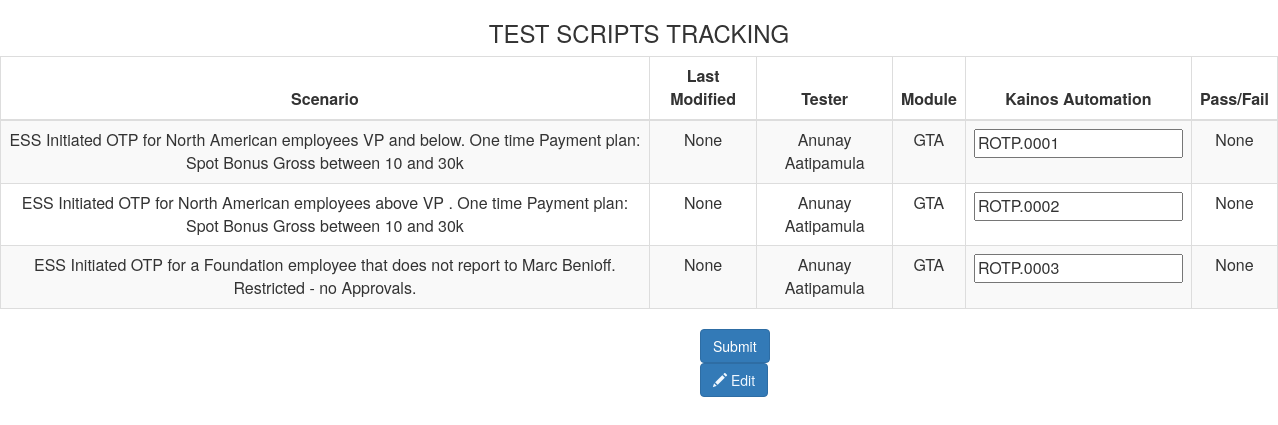
/browse/GTA/, run on the app's committed database.
### test_cases/models.py (models this page shows, shortened)
class Tracker(models.Model):
    choices =(
    ("Pass","Pass"),("Fail","Fail")
    )
    name = models.CharField('Name',max_length=100,null=True)
    email = models.CharField('Email',max_length=100,null=True)
    module = models.CharField('Module',max_length=100,null=True)
    scenario = models.CharField('Scenario',max_length = 1000,null=True)
    kainos_id = models.CharField("Kainos Automated TC ID",max_length = 200,null=True)
    last_modified = models.DateTimeField('Last Modified',null=True)
    result = models.CharField('Result',choices = choices,max_length=10,null=True)
    session_id = models.ForeignKey(Session,on_delete=models.CASCADE)

### test_cases/views.py (the view)
# urls.py: path('browse/<str:module>/', views.module, name='module'),
def module(request,module):
    if(request.method=="GET"):
        records = Tracker.objects.filter(module=module)
        return render(request,'test_cases/module.html',{'records':records,'module':module})

### test_cases/templates/test_cases/module.html (shortened to what this page needs)
<html>
    <head>
          <link rel="stylesheet" href="https://maxcdn.bootstrapcdn.com/bootstrap/3.3.7/css/bootstrap.min.css">
    </head>
    <body>
<div class="card">
    <h3 class="card-header text-center font-weight-bold text-uppercase py-4">Test Scripts Tracking</h3>
    <div class="card-body">
      <div id="table" class="table-editable">
          <tbody>
            <table class="table table-bordered table-responsive-md table-striped text-center sortable" id="table" >
                    <thead>
                      <tr>
                        <th class="text-center">Scenario</th>
                        <th class="text-center">Last Modified</th>
                        <th class="text-center">Tester</th>
                        <th class="text-center">Module</th>
                        <th class="text-center">Kainos Automation</th>
                        <th class="text-center">Pass/Fail</th>
                      </tr>
                    </thead>
                {% for row in records%}
                <tr id="row">
                  <td class="pt-3-half" contenteditable="false" id="scenario{{ forloop.counter }}">{{row.scenario}}</td>
                    <td class="pt-3-half" contenteditable="false" id="last_modified{{ forloop.counter }}">{{row.last_modified}}</td>
                    <td class="pt-3-half" contenteditable="false" id="name{{ forloop.counter }}">{{row.name}}</td>
                    <td class="pt-3-half" contenteditable="false" id="last_modified{{ forloop.counter }}">{{row.module}}</td>
                    <td class="pt-3-half" contenteditable="true" id="kainos_id{{ forloop.counter }}"><input type="text" name="kainos_id{{forloop.counter}}" value="{{row.kainos_id}}" readonly></td>
                    <td class="pt-3-half" contenteditable="false" id="last_modified{{ forloop.counter }}">{{row.result}}</td>
                  </tr>
                  {% endfor %}
                </tbody>
                    <div class="form-group" style="align-self: center;margin-left: 700px;">
                        <button class="btn btn-primary" type="submit" value="Upload" id="submit">Submit</button>
                        <button type="button" style="margin-right: 500px;" class="btn btn-primary">
                          <a href="{% url 'myapp:edit' module %}" style="color: aliceblue;"><span class="glyphicon glyphicon-pencil"></span> Edit </a>
                        </button>
                      </div>
      </div>
    </div>
  </div>
  </body>
</html>

### test_cases/templates/test_cases/module.html (style rules this page uses)
html { width: 100%; height: 100%; }

### data on the page
Tracker: scenario "ESS Initiated OTP for North American employees VP and below. One time Payment plan: Spot Bonus Gross between 10 and 30k", last_modified "None", name "Anunay Aatipamula", module "GTA", kainos_id1 "ROTP.0001", result "None"
Tracker: scenario "ESS Initiated OTP for North American employees above VP . One time Payment plan: Spot Bonus Gross between 10 and 30k", last_modified "None", name "Anunay Aatipamula", module "GTA", kainos_id "ROTP.0002", result "None"
Tracker: scenario "ESS Initiated OTP for a Foundation employee that does not report to Marc Benioff. Restricted - no Approvals.", last_modified "None", name "Anunay Aatipamula", module "GTA", kainos_id "ROTP.0003", result "None"
